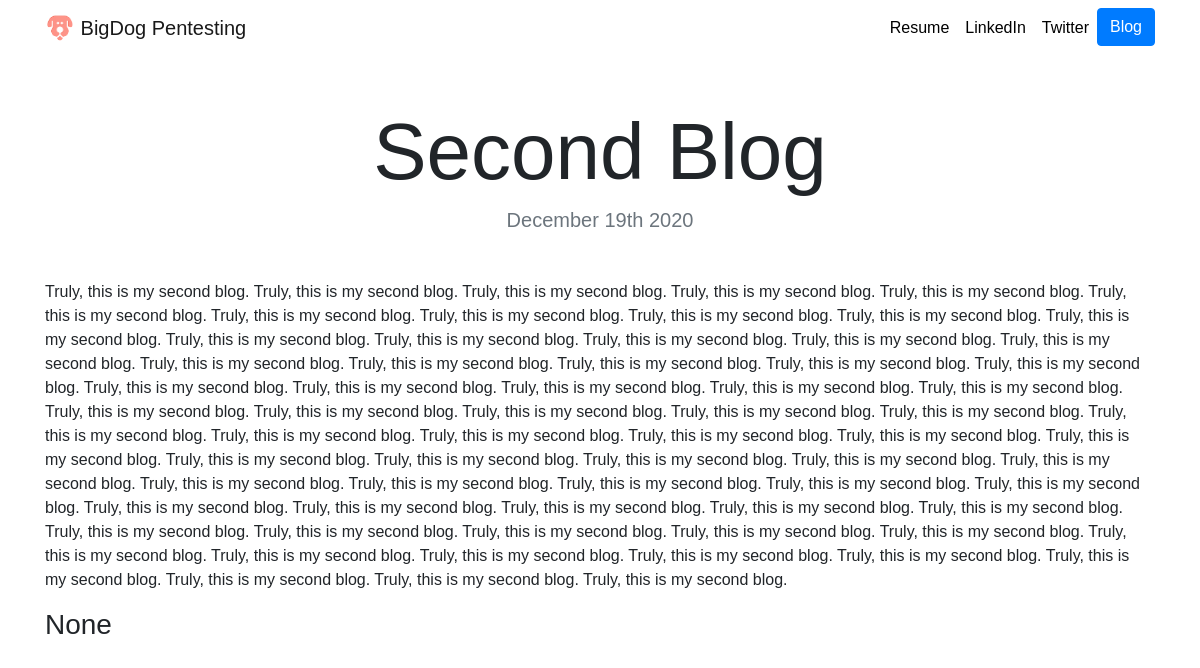
The app's page /blog/4/, older data.
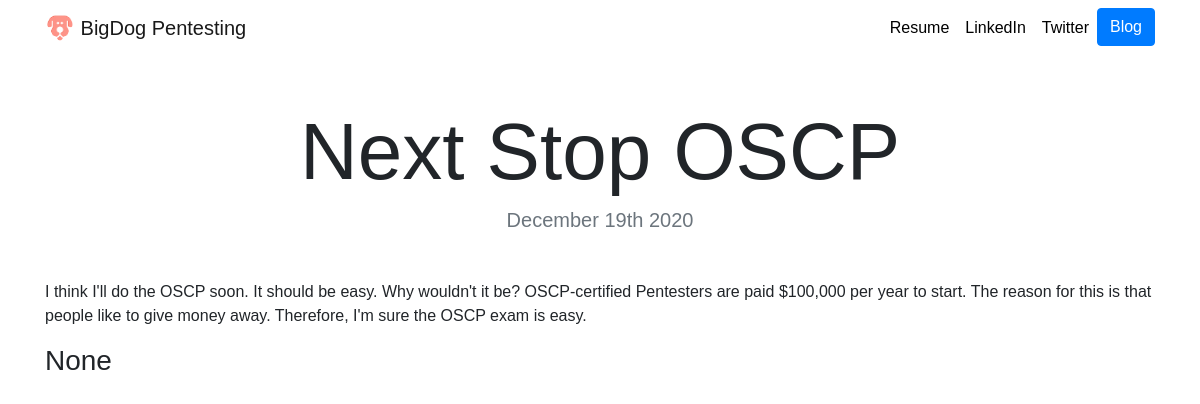
The same page, newer data.
### blog/models.py (models this page shows, shortened)
class Blog(models.Model):
    title = models.CharField(max_length=200)
    blog = models.TextField()
    date = models.DateField()
    writer = models.CharField(max_length=30, null=True)

### blog/views.py (the view)
# urls.py: path('<int:blog_id>/', views.detail, name='detail'),
def detail(request, blog_id):
    blog = get_object_or_404(Blog, pk=blog_id)
    return render(request, 'blog/detail.html',{'blog':blog})

### blog/templates/blog/detail.html
{% extends "portfolio/base.html" %}
{% load static %}
{% block content %}
<h1 class="text-center mt-5" id="blogdetailtitle">{{ blog.title }}</h1>
<h5 class="text-center text-muted mb-5">{{ blog.date|date:'F jS Y' }}</h5>
{{ blog.blog|safe }}
<p><p>
<h3>{{ blog.writer }}</h3>
{% endblock %}

Row changes from the older to the newer data that the page shows:
changed Blog "None": title "Second Blog" → "Next Stop OSCP"; blog "Truly, this is my second blog. Truly, this is my second blog. Truly, this is my second blog. Truly, this is my second blog. Truly, this is my second blog. Truly, this is my second blog. Truly, this is my second blog. Truly, this is my second blog. Truly, this is my second blog. Truly, this is my second blog. Truly, this is my second blog. Truly, this is my second blog. Truly, this is my second blog. Truly, this is my second blog. Truly, this is my second blog. Truly, this is my second blog. Truly, this is my second blog. Truly, this is my second blog. Truly, this is my second blog. Truly, this is my second blog. Truly, this is my second blog. Truly, this is my second blog. Truly, this is my…" → "I think I'll do the OSCP soon. It should be easy. Why wouldn't it be? OSCP-certified Pentesters are paid $100,000 per year to start. The reason for this is that people like to give money away. Therefore, I'm sure the OSCP exam is easy."
